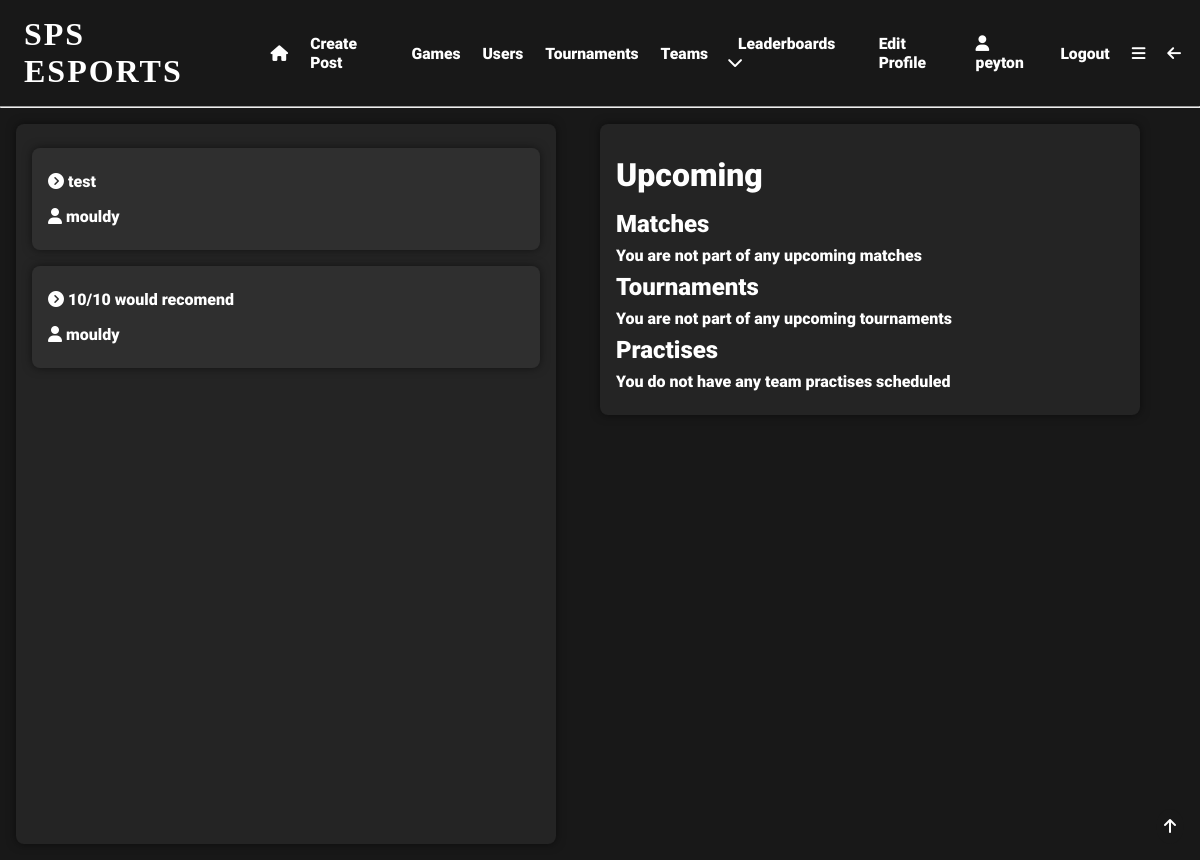
Before: /index (signed in) with the older database file.
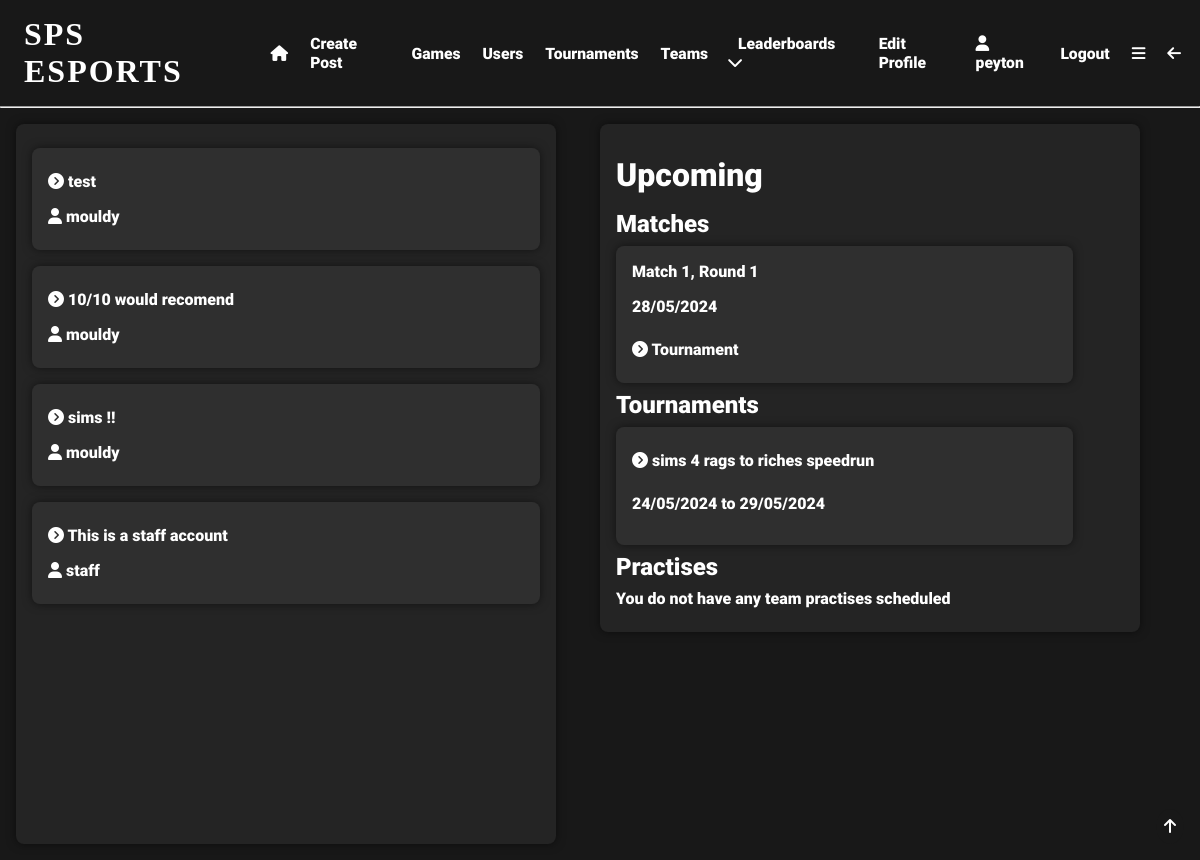
After: the same page with the newer database file.
### app/models.py (models this page shows, shortened)
class User(UserMixin, db.Model):
    user_id = db.Column(db.Integer, primary_key=True)
    username = db.Column(db.String(64), index=True, unique=True)
    email = db.Column(db.String(120), index=True, unique=True)
    password_hash = db.Column(db.String(128), nullable=False)
    pfp = db.Column(db.String(140))
    user_bio = db.Column(db.String(140), default='New to SPS eSports!!!')
    pronouns = db.Column(db.String(64), nullable=True)
    skill_level = db.Column(db.String(64), default='Unsure')
    role = db.Column(db.String(64))
    grade = db.Column(db.String(64), nullable=True, default='Unsure')
    availability = db.Column(db.String(140), default='Unsure')
    teams = db.relationship('Teams', back_populates='user')
    team_users = db.relationship('TeamUsers', back_populates='user')
    posts = db.relationship('Posts', back_populates='user')
    likes = db.relationship('Likes', back_populates='user')
    tournaments = db.relationship('Tournaments', back_populates='user')
    favourite_games = db.relationship('FavouriteGames', back_populates='user')
    tournament_users = db.relationship('TournamentUsers', back_populates='user')
    comments = db.relationship('Comments', back_populates='user')
    matches = db.relationship('Matches', back_populates='user')
    match_users = db.relationship('MatchUsers', back_populates='user')
    following = db.relationship('Following', backref='user', foreign_keys='Following.user_id')
    followed = db.relationship('Following', foreign_keys='Following.following_id')
    sponsor = db.relationship('SponsoredUsers', backref='user', foreign_keys='SponsoredUsers.sponsor_id')
    sponsored = db.relationship('SponsoredUsers', foreign_keys='SponsoredUsers.sponsored_id')

class Posts(db.Model):
    post_id = db.Column(db.Integer, primary_key=True, index=True, unique=True, nullable=False)
    post_title = db.Column(db.String(64), nullable=False)
    post_content = db.Column(db.String(140), nullable=False)
    post_date = db.Column(db.DateTime, nullable=False)
    post_type = db.Column(db.String(64))
    likes = db.Column(db.Integer, default=0)
    user_id = db.Column(db.Integer, db.ForeignKey('user.user_id'), name='post_user_id', nullable=False)
    user = db.relationship('User', back_populates='posts')
    post_likes = db.relationship('Likes', back_populates='post')
    comments = db.relationship('Comments', back_populates='post')

class Matches(db.Model):
    match_id = db.Column(db.Integer, primary_key=True, index=True, unique=True, nullable=False)
    match_date = db.Column(db.DateTime, index=True)
    round = db.Column(db.Integer, nullable=False)
    round_match = db.Column(db.Integer, nullable=False)
    match_winner = db.Column(db.Integer, db.ForeignKey('user.user_id'), name='match_winner_id', nullable=True)
    tournament_id = db.Column(db.Integer, db.ForeignKey('tournaments.tournament_id'), name='match_tournament_id',
                              nullable=False)
    user = db.relationship('User', back_populates='matches')
    tournament = db.relationship('Tournaments', back_populates='matches')
    match_users = db.relationship('MatchUsers', back_populates='match')

class Tournaments(db.Model):
    tournament_id = db.Column(db.Integer, primary_key=True, index=True, unique=True, nullable=False)
    tournament_name = db.Column(db.String(64), index=True, unique=True)
    tournament_description = db.Column(db.String(140), default='New Tournament!!!')
    tournament_start = db.Column(db.DateTime, index=True)
    tournament_end = db.Column(db.DateTime, index=True)
    tournament_skill_level = db.Column(db.String(64), nullable=True)
    tournament_min_grade = db.Column(db.String(64), nullable=True)
    winner = db.Column(db.Integer, db.ForeignKey('user.user_id'), name='tournament_user_id', nullable=True)
    participants = db.Column(db.Integer, default=2)
    user = db.relationship('User', back_populates='tournaments')
    tournament_users = db.relationship('TournamentUsers', back_populates='tournament')
    matches = db.relationship('Matches', back_populates='tournament')

### app/routes.py (the view)
@app.route('/')
@app.route('/index')
@login_required
def index():
    following = Following.query.filter_by(user_id=current_user.user_id).all()
    followed_users = []
    for user in following:
        user = User.query.filter_by(user_id=user.following_id).first()
        followed_users.append(user)
    posts = []
    for user in followed_users:
        user_posts = Posts.query.filter_by(user_id=user.user_id).all()
        for post in user_posts:
            posts.append((post, user.username))
    tournament_users = TournamentUsers.query.filter_by(user_id=current_user.user_id).all()
    tournaments = []
    for tournament_user in tournament_users:
        tournament = Tournaments.query.filter_by(tournament_id=tournament_user.tournament_id).first()
        if tournament.tournament_end + timedelta(days=1) > datetime.now():
            tournaments.append(tournament)
    match_users = MatchUsers.query.filter_by(match_user=current_user.user_id).all()
    matches = []
    for match_user in match_users:
        match = Matches.query.filter_by(match_id=match_user.match_id).first()
        if match.match_date + timedelta(days=1) > datetime.now():
            matches.append(match)
    tournaments = sorted(tournaments, key=lambda x: x.tournament_start, reverse=False)
    matches = sorted(matches, key=lambda x: x.match_date, reverse=False)
    team_users = TeamUsers.query.filter_by(user_id=current_user.user_id).all()
    teams = []
    for team_user in team_users:
        team = Teams.query.filter_by(team_id=team_user.team_id).first()
        if team not in teams:
            teams.append(team)
    practises = []
    for team in teams:
        practise = Practises.query.filter_by(team_id=team.team_id).all()
        for p in practise:
            current = datetime.now()
            if p.practise_date + timedelta(days=1) > current.date():
                practises.append(p)
    practises = sorted(practises, key=lambda x: x.practise_date, reverse=False)
    return render_template('index.html', title="Home", tournaments=tournaments, matches=matches, practises=practises, posts=posts)

### app/__init__.py (called while the page is built)
@app.template_filter('format_date')
def format_date(date):
    return date.strftime('%d/%m/%Y')

### app/models.py (called while the page is built)
@login.user_loader
def load_user(user_id):
    return User.query.get(int(user_id))  # returns the user id as an integer

### app/templates/index.html
{% extends 'base.html' %}
{% block content %}
<div class="row">
    <div class="half">
        <div class="user-posts">
            {% for post in posts %}
            <div class="post">
                <a href="{{url_for('post', post_id=post[0].post_id)}}"><i class="fa-solid fa-circle-chevron-right"></i>
                    {{post[0].post_title}}</a>
                <p><i class="fa-solid fa-user"></i>   {{post[1]}}</p>
            </div>
            {% endfor %}
        </div>
    </div>
    <div class="half">
        <div class="container">
            <h1>Upcoming</h1>
            <h2>Matches</h2>
            {% if matches %}
            {% for match in matches %}
            <div class="event">
                <h4>Match {{match.round_match}}, Round {{match.round}}</h4>
                <p>{{match.match_date|format_date}}</p>
                <a href="{{url_for('tournament', tournament_id=match.tournament_id)}}"><i
                        class="fa-solid fa-circle-chevron-right"></i> Tournament</a>
            </div>
            {% endfor %}
            {% else %}
            <p>You are not part of any upcoming matches</p>
            {% endif %}
            <h2>Tournaments</h2>
            {% if tournaments %}
            {% for tournament in tournaments %}
            <div class="event">
                <a href="{{url_for('tournament', tournament_id=tournament.id)}}"><i
                        class="fa-solid fa-circle-chevron-right"></i> {{tournament.tournament_name}}</a>
                <p>{{tournament.tournament_start|format_date}} to {{tournament.tournament_end|format_date}}</p>
            </div>
            {% endfor %}
            {% else %}
            <p>You are not part of any upcoming tournaments</p>
            {% endif %}
            <h2>Practises</h2>
            {% if practises %}
            {% for practise in practises %}
            <div class="event">
                <p><a href="{{url_for('practise', practise_id=practise.practise_id)}}"><i
                        class="fa-solid fa-circle-chevron-right"></i> {{practise.practise_name}}</a></p>
                <p>{{practise.practise_date|format_date}} at {{practise.practise_time|format_time}}</p>
            </div>
            {% endfor %}
            {% else %}
            <p>You do not have any team practises scheduled</p>
            {% endif %}
        </div>
    </div>
</div>
{% endblock %}

Changed rows visible on the page:
now on one of the page's lists (row unchanged): User: post_title "sims !!", username "mouldy"
now on this page (row unchanged): User: post_title "This is a staff account", username "staff"
added Matches: round_match "1", round "1", match_date "28/05/2024"
added Tournaments: tournament_name "sims 4 rags to riches speedrun", tournament_start "24/05/2024", tournament_end "29/05/2024"
Other visible differences:
text no longer shown: "You are not part of any upcoming matches You are not part of any upcoming tournaments"
